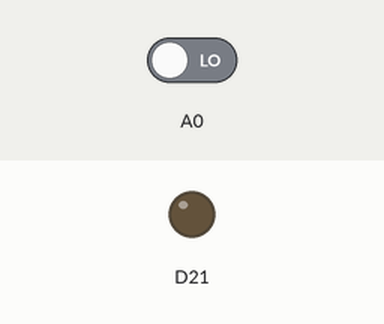
A sketch run on a simulated Arduino Zero (SAMD21). Parts: output pins drawn as LEDs (lit = HIGH). The test bench sets the inputs (shaded band); at power-on: A0 LOW.

Above: at 1.2 s.
1.3 s: A0 driven HIGH
At 2.2 s:
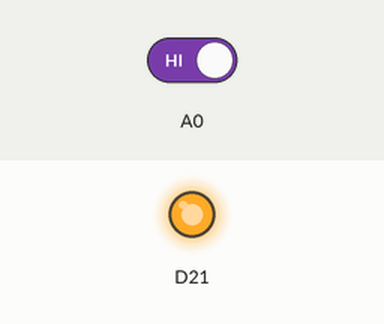
2.8 s: A0 driven LOW
At 3.3 s:
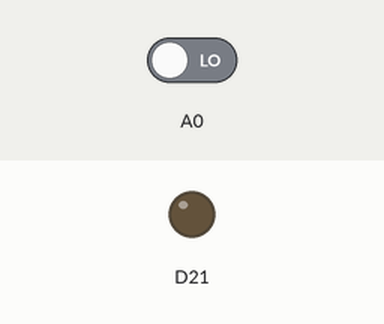
Timing chart, 0 to 5.8 s (numbered marks = the images above; inputs shaded):
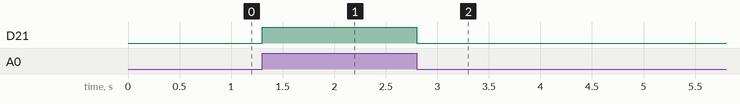

Measured:
- after the input at 1.3 s, D21: LOW → HIGH at once
- after the input at 2.8 s, D21: HIGH → LOW at once

The sketch:

tx.ino
```cpp
#include <Arduino.h>
#include "wiring_private.h"
int c = 0;
Uart mySerial (&sercom0, 5, 6, SERCOM_RX_PAD_1, UART_TX_PAD_0);

// Attach the interrupt handler to the SERCOM
void SERCOM0_Handler()
{
    mySerial.IrqHandler();
}

void setup() {
  Serial.begin(9600);
  pinMode(A7, OUTPUT);
  pinMode(A0, INPUT);
  // Reassign pins 5 and 6 to SERCOM alt
  pinPeripheral(5, PIO_SERCOM_ALT);
  pinPeripheral(6, PIO_SERCOM_ALT);

  // Start my new hardware serial
  mySerial.begin(9600);
}

void loop() {
  if (digitalRead(A0) == HIGH) {
    digitalWrite(A7, HIGH);
    mySerial.write(c);
    delay(250);
    c = c + 1;
  } else {
    digitalWrite(A7, LOW);
  }
}
```
